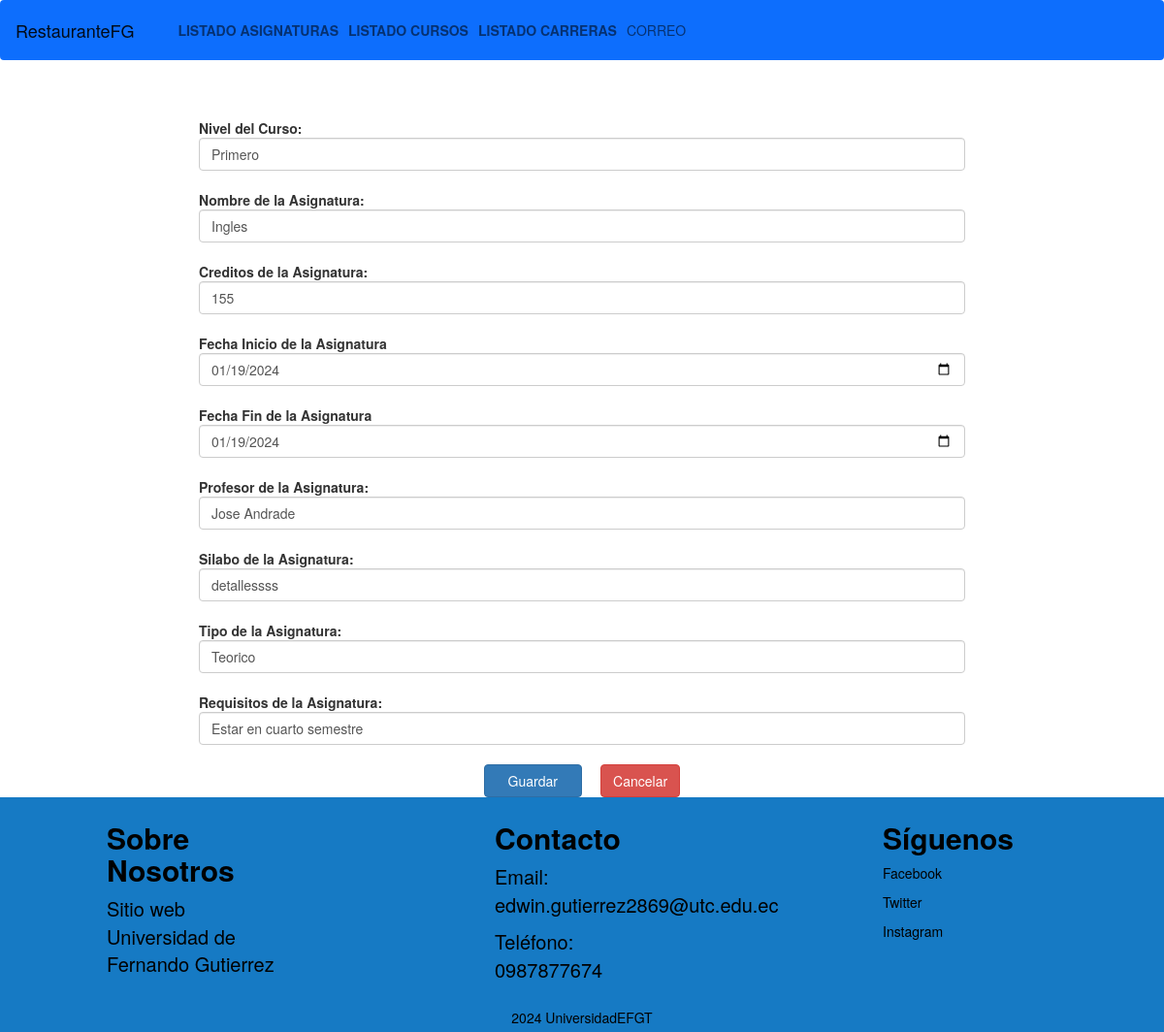
Page /editarAsignatura/1 on the committed database.
### Aplicaciones/MatriculasEFGT/models.py (models this page shows)
class AsignaturaEFGT(models.Model):
    id=models.AutoField(primary_key=True)
    nombreAsignaturaEFGT=models.CharField(max_length=150)
    creditosAsignaturaEFGT=models.PositiveIntegerField()
    fechaInicioAsignaturaEFGT=models.DateField()
    fechaFinalizacionAsignaturaEFGT=models.DateField()
    profesorAsignaturaEFGT=models.CharField(max_length=150)
    silaboAsignaturaEFGT=models.CharField(max_length=150)
    tipoAsignaturaEFGT=models.CharField(max_length=150)
    requisitosAsignaturaEFGT=models.CharField(max_length=150)
    curso=models.ForeignKey(CursoEFGT,null=True,blank=True,on_delete=models.PROTECT)

### Aplicaciones/MatriculasEFGT/views.py (the view)
# urls.py: path('editarAsignatura/<id>',views.editarAsignatura),
def editarAsignatura(request,id):
    asignaturaEditar=AsignaturaEFGT.objects.get(id=id)
    cursosBdd=CursoEFGT.objects.all()
    return render(request,'editarAsignatura.html',{'asignatura':asignaturaEditar,'cursos':cursosBdd})

### Aplicaciones/MatriculasEFGT/templates/editarAsignatura.html (shortened to what this page needs)
{%  extends "./plantilla.html" %}
{% load static %}
{% block contenido %}
<div class="row">
  <div class="col-md-2">
  </div>
  <div class="col-md-8">
    <br><br>
    <form class="" action="/procesarActualizacionAsignatura/" method="post" enctype="multipart/form-data" id="frm_nuevo_asignatura">
      <b>Nivel del Curso: </b>
      <select class="form-control" name="id_curso" id="id_curso" required>
        {% for curso in cursos %}
        <option value="{{curso.id}}">{{curso.nivelCursoEFGT}}</option>
        {% endfor %}
      </select>
      <br>
      <b>Nombre de la Asignatura: </b>
      <input type="text" name="nombreAsignaturaEFGT" id="nombreAsignaturaEFGT" value="{{asignatura.nombreAsignaturaEFGT}}" placeholder="Ingrese el nombre de la Asignatura" class="form-control" required>
      <br>
      <b>Creditos de la Asignatura: </b>
      <input type="number" name="creditosAsignaturaEFGT" id="creditosAsignaturaEFGT" value="{{asignatura.creditosAsignaturaEFGT}}" placeholder="Ingrese el costo de la Asignatura en dolares" class="form-control" required>
      <br>
      <b>Fecha Inicio de la Asignatura </b>
      <input type="date" name="fechaInicioAsignaturaEFGT" id="fechaInicioAsignaturaEFGT" value="{{asignatura.fechaInicioAsignaturaEFGT|date:'Y-m-d'}}" placeholder="Ingrese la fecha de inicio de la Asignatura" class="form-control" required>
      <br>
      <b>Fecha Fin de la Asignatura </b>
      <input type="date" name="fechaFinalizacionAsignaturaEFGT" id="fechaFinalizacionAsignaturaEFGT" value="{{asignatura.fechaFinalizacionAsignaturaEFGT|date:'Y-m-d'}}" placeholder="Ingrese la fecha de Finalizacion de la Asignatura" class="form-control" required>
      <br>
      <b>Profesor de la Asignatura: </b>
      <input type="text" name="profesorAsignaturaEFGT" id="profesorAsignaturaEFGT" value="{{asignatura.profesorAsignaturaEFGT}}" placeholder="Ingrese el nombre del Profesor de la Asignatura" class="form-control" required>
      <br>
      <b>Silabo de la Asignatura: </b>
      <input type="text" name="silaboAsignaturaEFGT" id="silaboAsignaturaEFGT" value="{{asignatura.silaboAsignaturaEFGT}}" placeholder="Ingrese el sílabo de la Asignatura" class="form-control" required>
      <br>
      <b>Tipo de la Asignatura: </b>
      <input type="text" name="tipoAsignaturaEFGT" id="tipoAsignaturaEFGT" value="{{asignatura.tipoAsignaturaEFGT}}" placeholder="Ingrese el tipo de la Asignatura" class="form-control" required>
      <br>
      <b>Requisitos de la Asignatura: </b>
      <input type="text" name="requisitosAsignaturaEFGT" id="requisitosAsignaturaEFGT" value="{{asignatura.requisitosAsignaturaEFGT}}" placeholder="Ingrese el requisito de la Asignatura" class="form-control" required>
      <br>
      <center>
      <button type="submit" name="button" class="btn btn-primary"> &nbsp;&nbsp; Guardar &nbsp;&nbsp </button>
      <button type="button" class="btn btn-danger" onclick="cancelarEdicion()">Cancelar</button>
      </center>
    </form>
  </div>
</div>
    {% endblock %}

### UniversidadEFGT/static/css/principal.css (style rules this page uses)
body { margin: 0; padding: 0; font-family: Arial, sans-serif; }

### rows in the picture
AsignaturaEFGT: nombreAsignaturaEFGT "Ingles", creditosAsignaturaEFGT "155", fechaInicioAsignaturaEFGT "01/19/2024", fechaFinalizacionAsignaturaEFGT "01/19/2024", profesorAsignaturaEFGT "Jose Andrade", silaboAsignaturaEFGT "detallessss", tipoAsignaturaEFGT "Teorico", requisitosAsignaturaEFGT "Estar en cuarto semestre"

### other values in the picture
form field id_curso "Primero"
